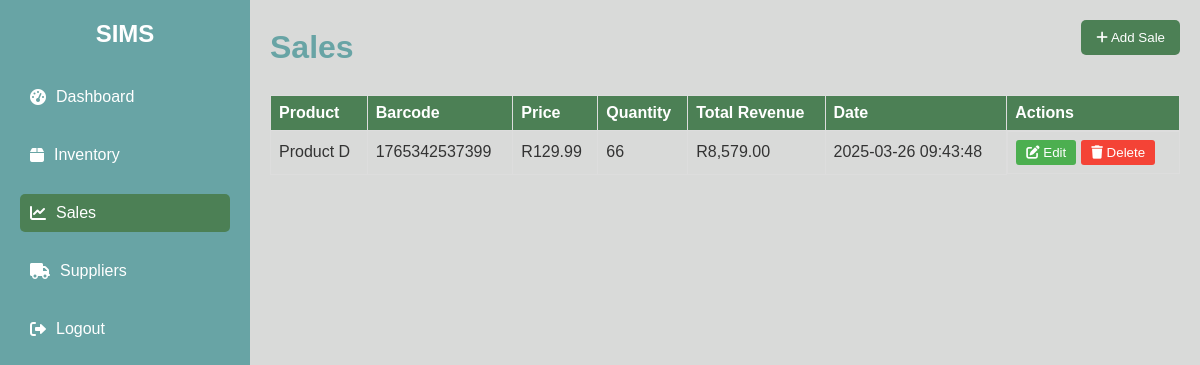
Page /sales.php (signed in) on the committed database.
### tables this page shows
CREATE TABLE `sales` (
  `product` varchar(255) NOT NULL,
  `barcode` varchar(255) NOT NULL,
  `price` decimal(10,2) NOT NULL,
  `total_sales` int(11) NOT NULL,
  `total_revenue` decimal(10,2) NOT NULL,
  `day_last_bought` datetime DEFAULT NULL,
  `email` char(255) NOT NULL
);

### sales.php (the view, shortened to what this page needs)
<?php
include 'db_connection.php';
$logged_in_user = $_SESSION['email'];
$sales_query = $conn->prepare("SELECT * FROM sales WHERE email = ? ORDER BY day_last_bought DESC");
$sales_query->bind_param("s", $logged_in_user);
$sales_query->execute();
$sales_result = $sales_query->get_result();
?>
<!DOCTYPE html>
<html lang="en">
<head>
    <link rel="stylesheet" href="./css/main.css">
    <link rel="stylesheet" href="https://cdnjs.cloudflare.com/ajax/libs/font-awesome/6.0.0-beta3/css/all.min.css">
</head>
<body>
    <div class="dashboard">
        <div class="sidebar">
            <div class="logo">
                <h2>SIMS</h2>
            </div>
            <ul class="menu">
                <li><a href="./dashboard.php"><i class="fas fa-tachometer-alt"></i> Dashboard</a></li>
                <li><a href="./inventory.php"><i class="fas fa-box"></i> Inventory</a></li>
                <li><a href="./sales.php" class="active"><i class="fas fa-chart-line"></i> Sales</a></li>
                <li><a href="./suppliers.php"><i class="fas fa-truck"></i> Suppliers</a></li>
                <li><a href="./logout.php"><i class="fas fa-sign-out-alt"></i> Logout</a></li>
            </ul>
        </div>
        <div class="main-content">
            <header>
                <div class="header-actions">
                    <h1>Sales</h1>
                    <button class="add-btn" onclick="openAddModal()">
                        <i class="fas fa-plus"></i> Add Sale
                    </button>
                </div>
            </header>
            <table class="sales-table">
                <thead>
                    <tr>
                        <th>Product</th>
                        <th>Barcode</th>
                        <th>Price</th>
                        <th>Quantity</th>
                        <th>Total Revenue</th>
                        <th>Date</th>
                        <th>Actions</th>
                    </tr>
                </thead>
                <tbody>
                    <?php while ($sale = $sales_result->fetch_assoc()): ?>
                    <tr>
                        <td><?= htmlspecialchars($sale['product']) ?></td>
                        <td><?= htmlspecialchars($sale['barcode']) ?></td>
                        <td>R<?= number_format($sale['price'], 2) ?></td>
                        <td><?= $sale['total_sales'] ?></td>
                        <td>R<?= number_format($sale['total_revenue'], 2) ?></td>
                        <td><?= $sale['day_last_bought'] ?></td>
                        <td class="action-btns">
                            <button class="edit-btn" onclick="openEditModal(
                                '<?= htmlspecialchars($sale['barcode'], ENT_QUOTES) ?>',
                                '<?= htmlspecialchars($sale['product'], ENT_QUOTES) ?>',
                                '<?= htmlspecialchars($sale['barcode'], ENT_QUOTES) ?>',
                                <?= $sale['price'] ?>,
                                <?= $sale['total_sales'] ?>
                            )">
                                <i class="fas fa-edit"></i> Edit
                            </button>
                            <form method="POST" style="display: inline;">
                                <button type="submit" name="delete_sale" class="delete-btn">
                                    <i class="fas fa-trash"></i> Delete
                                </button>
                            </form>
                        </td>
                    </tr>
                    <?php endwhile; ?>
                </tbody>
            </table>
        </div>
    </div>
</body>
</html>

### css/main.css (style rules this page uses)
:root { --background: #D9DAD9; --primary: #68A4A5; --secondary: #4C8055; --text: #333; --white: #fff; }
* { margin: 0; padding: 0; box-sizing: border-box; }
body { font-family: Arial, sans-serif; background-color: var(--background); color: var(--text); }
.dashboard { display: flex; }
.sidebar { width: 250px; background-color: var(--primary); height: 100vh; padding: 20px; color: var(--white); }
.sidebar .logo { text-align: center; margin-bottom: 30px; }
.sidebar .menu { list-style: none; }
.sidebar .menu li { margin: 20px 0; }
.sidebar .menu li a { color: var(--white); text-decoration: none; display: flex; align-items: center; padding: 10px; border-radius: 5px; transition: background 0.3s; }
.sidebar .menu li a.active { background-color: var(--secondary); }
.sidebar .menu li a i { margin-right: 10px; }
.main-content { flex: 1; padding: 20px; }
.main-content header { margin-bottom: 20px; }
.main-content header h1 { color: var(--primary); }
.sales-table { width: 100%; border-collapse: collapse; margin-top: 20px; }
.sales-table th, .sales-table td { border: 1px solid #ddd; padding: 8px; text-align: left; }
.sales-table th { background-color: #4C8055; color: white; }
.action-btns { display: flex; gap: 5px; }
.action-btns button { padding: 5px 10px; border: none; cursor: pointer; border-radius: 3px; }
.edit-btn { background-color: #4CAF50; color: white; }
.delete-btn { background-color: #f44336; color: white; }
.add-btn { background-color: #4C8055; color: white; padding: 10px 15px; border: none; border-radius: 5px; cursor: pointer; margin-bottom: 20px; }
.header-actions { display: flex; justify-content: space-between; align-items: center; margin-bottom: 20px; }
.edit-btn { background-color: #4CAF50; color: white; text-decoration: none; }
.delete-btn { background-color: #f44336; color: white; text-decoration: none; }

### rows in the picture
sales: product "Product D", barcode "1765342537399", price "129.99", total_sales "66", total_revenue "8,579.00", day_last_bought "2025-03-26 09:43:48"
